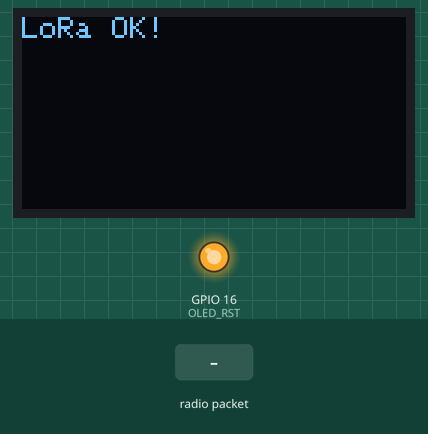
Simulated run of this sketch. Board: ESP32. Shown: 128×64 one-colour display, output pins drawn as LEDs (lit = HIGH). The inputs (shaded band) are chosen by the test bench. WiFi joins after 1.5 s; servers stay silent unless stated; no radio packets arrive unless stated; what the sketch prints to the serial monitor is not drawn.

Above: at 2.3 s.
2.4 s: radio packet "N1" arrives
At 3.8 s:
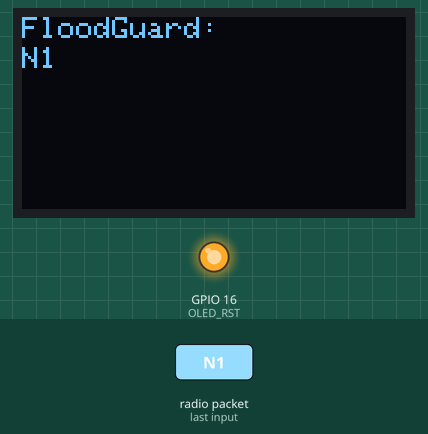
4.9 s: radio packet "N1:" arrives
7.4 s: radio packet "C" arrives
At 8.8 s:
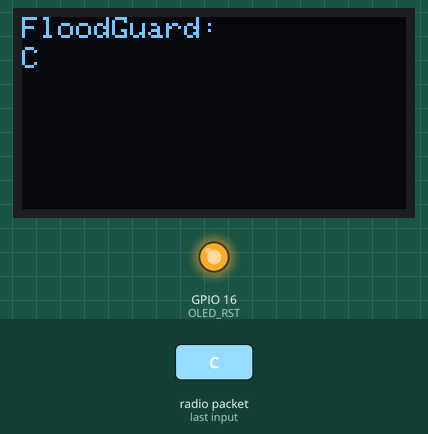
9.9 s: radio packet ":" arrives
At 11.9 s:
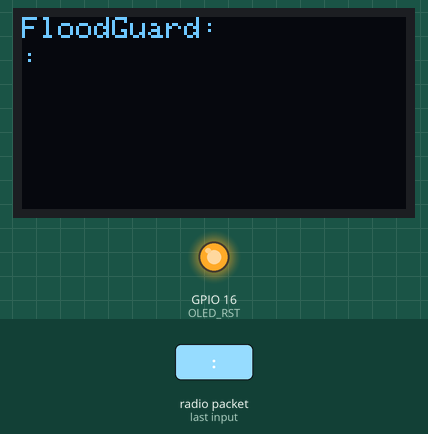
12.4 s: radio packet "%" arrives
At 13.8 s:
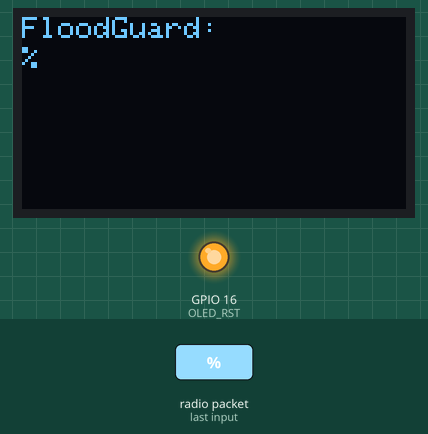
14.9 s: radio packet "Nivel:" arrives
At 17.0 s:
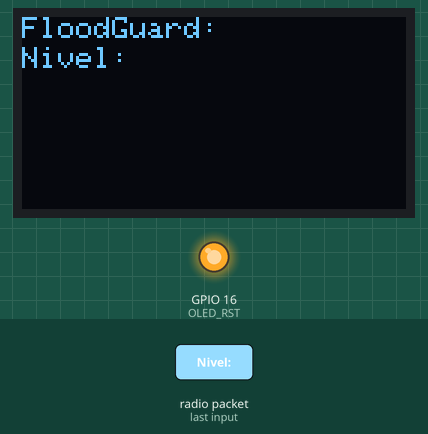
Timing chart, 0 to 18.4 s (numbered marks = the images above; inputs shaded):
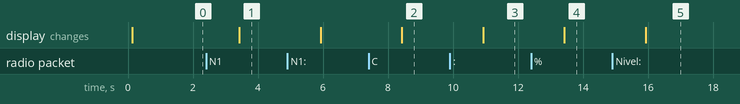

Measured:
- after the input at 2.4 s, the display: changes after 1.0 s (image 1)
- after the input at 7.4 s, the display: changes after 1.0 s (image 2)
- after the input at 9.9 s, the display: changes after 1.0 s (image 3)
- after the input at 12.4 s, the display: changes after 1.0 s (image 4)
- after the input at 14.9 s, the display: changes after 1.0 s (image 5)

The sketch:

Nodo2ReceptorLoraOLED_Wifi.ino
```cpp
#include <SPI.h>
#include <LoRa.h>
#include <Wire.h>
#include <Adafruit_GFX.h>
#include <Adafruit_SSD1306.h>
#include <WiFi.h>
#include <ThingSpeak.h>

// Definición de pines para TTGO LoRa32 v1.6 / v2.1
#define SCK     5
#define MISO    19
#define MOSI    27
#define SS      18
#define RST     14
#define DIO0    26

// Pines del OLED
#define OLED_SDA 4
#define OLED_SCL 15
#define OLED_RST 16
#define SCREEN_WIDTH 128
#define SCREEN_HEIGHT 64

// Frecuencia (433E6, 868E6 o 915E6 según tu región)
#define BAND 915E6

const char* ssid = "UAM-ROBOTICA";
const char* password = "m4nt32024uat";
unsigned long myChannelNumber = 3263918; // Tu Channel ID
const char* myWriteAPIKey = "8IBJDIY1424LF5H7";

WiFiClient client;

Adafruit_SSD1306 display(SCREEN_WIDTH, SCREEN_HEIGHT, &Wire, OLED_RST);

void setup() {
  Serial.begin(115200);
  WiFi.begin(ssid, password);
  ThingSpeak.begin(client);
  // Inicializar pines OLED
  pinMode(OLED_RST, OUTPUT);
  digitalWrite(OLED_RST, LOW); delay(20);
  digitalWrite(OLED_RST, HIGH);

  Wire.begin(OLED_SDA, OLED_SCL);
  if(!display.begin(SSD1306_SWITCHCAPVCC, 0x3C)) {
    Serial.println(F("Error en OLED"));
    for(;;);
  }

  display.clearDisplay();
  display.setTextColor(WHITE);
  display.setTextSize(1);
  display.setCursor(0,0);
  display.print("Iniciando Receptor...");
  display.display();

  // Configurar LoRa SPI y radio
  SPI.begin(SCK, MISO, MOSI, SS);
  LoRa.setPins(SS, RST, DIO0);

  if (!LoRa.begin(BAND)) {
    display.clearDisplay();
    display.setCursor(0,0);
    display.print("Fallo LoRa!");
    display.display();
    while (1);
  }
  LoRa.setSyncWord(0xF3);
  Serial.println("LoRa Initializing OK!");

  display.clearDisplay();
  display.setCursor(0,0);
  display.print("LoRa OK!");
  display.display();
  delay(1000);
}

void procesarMensaje(String data) {
  // data = "N1: 25.00 C : 65.50% Nivel: 84.14"

   // --- PROCESAMIENTO PARA NODO 1 ---
    if (data.startsWith("N1")) {
      // Extraer datos (basado en tu formato: "N1: 25.00 C : 65.50% Nivel: 84.14")
      float temp1 = data.substring(data.indexOf("N1:") + 3, data.indexOf(" C")).toFloat();
      float hum1  = data.substring(data.indexOf(":", data.indexOf(" C")) + 1, data.indexOf("%")).toFloat();
      float niv1  = data.substring(data.indexOf("Nivel:") + 6).toFloat();

      // Asignar a Fields 1, 2 y 3
      ThingSpeak.setField(1, temp1);
      ThingSpeak.setField(2, hum1);
      ThingSpeak.setField(3, niv1);

      Serial.println("Datos N1 listos para Field 1,2,3");
    }

    // --- PROCESAMIENTO PARA NODO 2 ---
    else if (data.startsWith("N2")) {
      // Suponiendo que el Nodo 2 envía el mismo formato pero inicia con N2
      float temp2 = data.substring(data.indexOf("N2:") + 3, data.indexOf(" C")).toFloat();
      float hum2  = data.substring(data.indexOf(":", data.indexOf(" C")) + 1, data.indexOf("%")).toFloat();
      float niv2  = data.substring(data.indexOf("Nivel:") + 6).toFloat();

      // Asignar a Fields 4, 5 y 6
      ThingSpeak.setField(4, temp2);
      ThingSpeak.setField(5, hum2);
      ThingSpeak.setField(6, niv2);

      Serial.println("Datos N2 listos para Field 4,5,6");
    }

    // --- ENVÍO ÚNICO A THINGSPEAK ---
    int x = ThingSpeak.writeFields(myChannelNumber, myWriteAPIKey);

    if(x == 200) {
      Serial.println("ThingSpeak actualizado con éxito.");
    } else {
      Serial.println("Error en ThingSpeak: " + String(x));
    }  Serial.println("Error en la actualización. HTTP error code " + String(x));
}

void loop() {
  int packetSize = LoRa.parsePacket();
  if (packetSize) {
    String packet = "";
    while (LoRa.available()) {
      packet = LoRa.readString();
    }

    int rssi = LoRa.packetRssi();

    // Mostrar en OLED
    display.clearDisplay();
    display.setCursor(0,0);
    display.setTextSize(1);
    display.println("FloodGuard:");
    display.setCursor(0,10);
    display.println(packet);
    display.display();

    procesarMensaje(packet);
int posicionEtiqueta = packet.indexOf("Nivel:");

if (posicionEtiqueta != -1) {
    // 2. Extraemos el texto que sigue después de "Nivel: " (que son 6 caracteres + el espacio)
    // El valor empieza en: posicionEtiqueta + longitud de "Nivel: "
    String valorExtraido = packet.substring(posicionEtiqueta + 7);

    // 3. Convertimos a float
    float nivelFloat = valorExtraido.toFloat();

    // Verificación en el Monitor Serial
    Serial.print("Nivel convertido: ");
    Serial.println(nivelFloat, 2); // Imprime con 2 decimales
    if (nivelFloat >90){
      display.setCursor(0,30);
    display.setTextSize(2);
    if (packet.startsWith("N1"))
    display.println("N1 ALERTA!");
    else
    display.println("N2 ALERTA!");
    display.display();
    }

  }// Mostrar en Serial
    Serial.print("Mensaje: ");
    Serial.println(packet);
}


}
```
